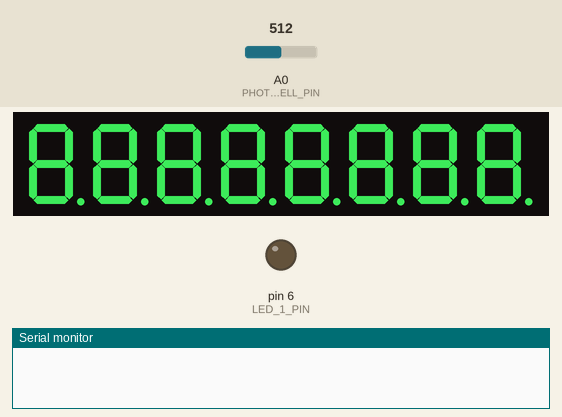
Simulated run of this sketch. Board: Arduino Uno, built with avr-gcc and run on an emulated ATmega328P. Parts: 8-digit seven-segment display, output pins drawn as LEDs (lit = HIGH), the last lines printed to the serial monitor. The test bench sets the inputs (shaded band); at power-on: A0 (PHOTO_CELL_PIN) = 512.

Above: at 0.71 s.
2.1 s: A0 (PHOTO_CELL_PIN) set to 152
4.4 s: A0 (PHOTO_CELL_PIN) set to 133
At 6.0 s:
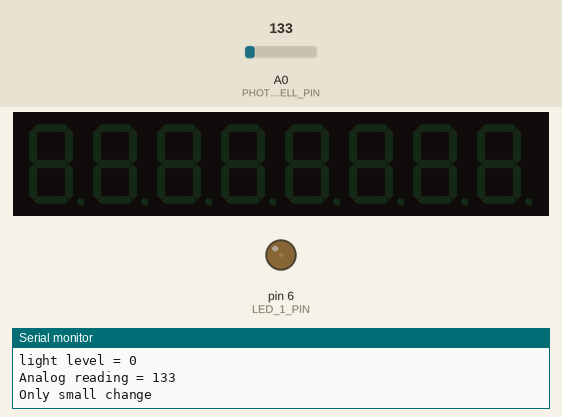
7.4 s: A0 (PHOTO_CELL_PIN) set to 511
At 8.7 s:
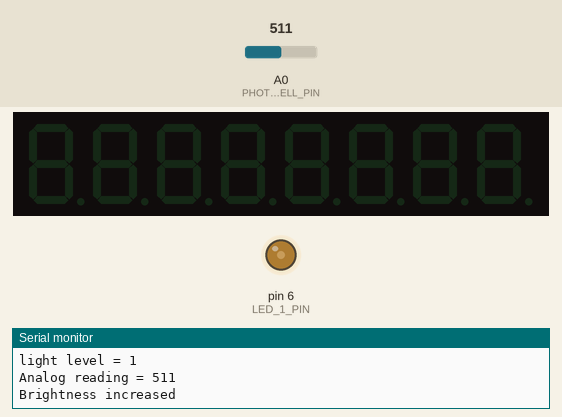
9.1 s: A0 (PHOTO_CELL_PIN) set to 340
12.1 s: A0 (PHOTO_CELL_PIN) set to 315
At 13.4 s:
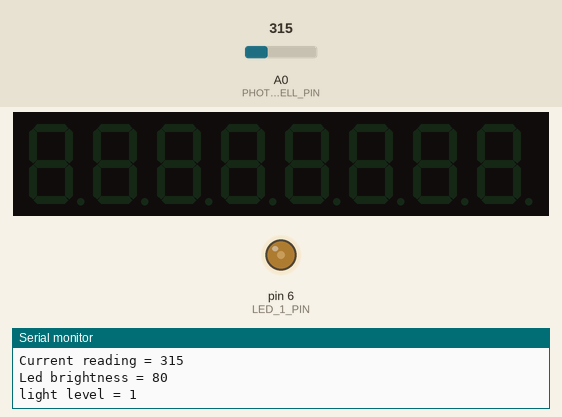
Timing chart, 0 to 14.7 s (numbered marks = the images above; inputs shaded):
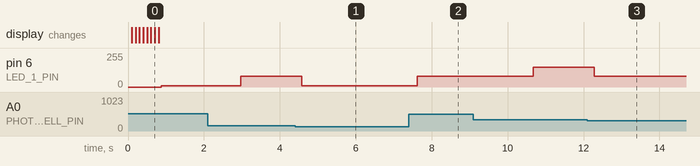

Measured:
- after the input at 4.4 s, pin 6 (LED_1_PIN): 80/255 → 10/255 after 0.17 s
- after the input at 7.4 s, pin 6 (LED_1_PIN): 10/255 → 80/255 after 0.22 s
- after the input at 12.1 s, pin 6 (LED_1_PIN): 150/255 → 80/255 after 0.18 s

The sketch:

DimLedWithPhotoResistor.ino
```cpp
/*
 Name:		DimLedWithPhotoResistor.ino
 Created:	6/5/2015 9:38:47 PM
 Author:	Micke
 */
#include <LedControl.h>
#include "MickesLedControl.h"

#define PHOTO_CELL_PIN 0
#define LED_1_PIN 6
#define LED_2_PIN 5

#define LEDCONTROL_DATA_PIN 12
#define LEDCONTROL_CLOCK_PIN 11
#define LEDCONTROL_CS_PIN 10

#define NUM_OF_LEDCONTROLS 1

//Analog Threshold values for brightness to change. In range between 0 and photocellValueMax
int lightThreshholds[3] = { 100, 300, 600 };
//Values to be returned from brightness control function. Must be one more than light Thresholds
int brightnessLevels[4] = { 10, 80, 150, 240 };
//How much under or over the sensor vale has to be to change light level
int thresholdSensitivity = 30;
//How much the currentPhotocell will increase or decrease at on time.
int photocellValueStepping = 10;
//The maximum that currentPhotcellValue will reach:
int photocellValueMax = 1023;
//How often the brightness update will occur.
long brightnessUpdateIntervall = 100;

int currentPhotocellReading = 0;
int currentLedBrightness = 0;
int photocellValue = 0;
byte lightLevel = 0;
long brightnessLevelTimer = 0;

int photocellReading;     // the analog reading from the sensor divider
int LEDbrightness;
int PWMCounter = 0;

int photoCreadMax = 0;
int photoCreadMin = 1023;

MickesLedControl MickeLC(LEDCONTROL_DATA_PIN, LEDCONTROL_CLOCK_PIN,
	LEDCONTROL_CS_PIN, NUM_OF_LEDCONTROLS);

void setup(void) {
	// We'll send debugging information via the Serial monitor
	Serial.begin(9600);
	//pinMode(LED_2_PIN, OUTPUT);

	MickeLC.initLedDisplay(0, 5);
	//lastPhotocellReading = analogRead(PHOTO_CELL_PIN);

}

void loop(void) {
	int steppedReading;
	//digitalWrite(LED_2_PIN, HIGH);
	photocellReading = analogRead(PHOTO_CELL_PIN);


	Serial.print("Analog reading = ");
	Serial.println(photocellReading);     // the raw analog reading

	steppedReading = setbrightnesslevel(photocellReading);

	Serial.print("Stepped reading = ");
	Serial.println(steppedReading);

	Serial.print("Current reading = ");
	Serial.println(currentPhotocellReading);


	// LED gets brighter the darker it is at the sensor
	// that means we have to -invert- the reading from 0-1023 back to 1023-0
	//photocellReading = 1023 - photocellReading;

	//steppedReading = 1023 - steppedReading;
	//now we have to map 0-1023 to 0-255 since thats the range analogWrite uses
	//LEDbrightness = map(photocellReading, 100, 800, 255, 0);

	LEDbrightness = steppedReading;

	Serial.print("Led brightness = ");
	Serial.println(LEDbrightness);
	analogWrite(LED_1_PIN, LEDbrightness);

	//Serial.print("PWM Counter = ");
	//Serial.println(PWMCounter);
	//analogWrite(LED_2_PIN, PWMCounter);

	Serial.print("light level = ");
	Serial.println(lightLevel);


	Serial.println();

	//delay(100);
}

int setbrightnesslevel(int newPhotocellReading)
{

	int nextLightThreshold;

	//Timer that controls how often brightness update will occur
	if (brightnessLevelTimer == 0)
	{
		//Update timer on first run
		brightnessLevelTimer = millis() + brightnessUpdateIntervall;
	}
	else if (brightnessLevelTimer > millis())
	{
		//not time yet for update
		return(brightnessLevels[lightLevel]);
	}

	//Check if brightess level has ony changed in range of stepping value.
	if (newPhotocellReading > currentPhotocellReading - photocellValueStepping && newPhotocellReading < currentPhotocellReading + photocellValueStepping)
	{
		Serial.println("Only small change");
		currentPhotocellReading = newPhotocellReading;
	}


	//Check if lightbrightness have increased.
	if (newPhotocellReading > currentPhotocellReading)
	{
		Serial.println("Brightness increased");
		//Increase the current photocell value
		currentPhotocellReading = currentPhotocellReading += photocellValueStepping;


		Serial.print("Next light threshold = ");
		Serial.println(nextLightThreshold);

		//Check if ligth level max reached or not
		if (lightLevel < sizeof(brightnessLevels))
		{
			//Check if lightthreshold value with threshold sesitivity is reached
			nextLightThreshold = lightThreshholds[lightLevel] + thresholdSensitivity;
			if (currentPhotocellReading > nextLightThreshold)
			{
				//Increase light level and retur ledBrightness
				lightLevel++;

			}
		}
	}
	//Check if lightbrightness have decreased.
	if (newPhotocellReading < currentPhotocellReading)
	{
		Serial.println("Brightness decreased");
		//Decrease the current photocell value
		currentPhotocellReading = currentPhotocellReading - photocellValueStepping;
		//Check that not max value is reached and if so decrease value to Max value again.

		//Check if ligth level min reached or not
		if (lightLevel > 0)
		{
			//Check if lightthreshold value with threshold sesitivity is reached
			nextLightThreshold = lightThreshholds[lightLevel] - thresholdSensitivity;
			if (currentPhotocellReading < nextLightThreshold)
			{
				//Decrease light level and retur ledBrightness
				lightLevel--;
			}
		}
	}
	//Update timer
	brightnessLevelTimer = millis() + brightnessUpdateIntervall;
	return(brightnessLevels[lightLevel]);

}
```

MickesLedControl.cpp
```cpp
//
//
//

#include "MickesLedControl.h"


MickesLedControl::MickesLedControl(int dataPin,int clkPin, int csPin, int numOfDev)
: LedControl(dataPin,clkPin,csPin,numOfDev)
{
	Serial.println(numOfDev);
}
void MickesLedControl::initLedDisplay(int addr,int displayIntensity)
{
	//Slå på displayen
	shutdown(addr,false);
	//Ställ ljusstyrkan
	setIntensity(addr,displayIntensity);
	//Rensa displayen
	clearDisplay(addr);

	//Kolla att allt är inkopplat som det ska genom att tända alla 8 segment.
	//En siffra i taget.
	for (int i;i<8;++i){
		setChar(addr,i,'8',true);
		delay(100);
	}

	//Rensa displayen igen
	clearDisplay(addr);
}

// void MickesLedControl::initLedDisplay()
// {
// 	int addr = 0;
// 	int displayIntensity = 5;
// 	//Slå på displayen
// 	shutdown(addr,false);
// 	//Ställ ljusstyrkan
// 	setIntensity(addr,displayIntensity);
// 	//Rensa displayen
// 	clearDisplay(addr);
//
// 	//Kolla att allt är inkopplat som det ska genom att tända alla 8 segment.
// 	//En siffra i taget.
// 	for (int i;i<8;++i){
// 		setChar(addr,i,'8',true);
// 		delay(100);
// 	}
//
// 	//Rensa displayen igen
// 	clearDisplay(addr);
// }

void MickesLedControl::showError(int addr,int startdigit)
{
	for (int i = startdigit;i < startdigit + 4;++i){
		setChar(addr,i,'-',false);
	}
}

//Skrver C
void MickesLedControl::setCelciusSign(int addr,int digit)
{
	//Skriver ut ett c tecken uppe i hörnet på det segment som valts.

	//Rensa bort eventuelt skräp på segmentet
	setChar(addr,digit,' ',false);
	//Skriv ut c tecknet i övre hörnet av segmentet.
	setLed(addr,digit,1,true); //Tänd segmentet Högst upp.
	setLed(addr,digit,6,true); //Tänd segmentet Uppe till vänster.
	setLed(addr,digit,7,true); //Tänd segmentet i mitten.
}

void MickesLedControl::showNo(int addr,int startdigit, int value)
{
	//Rensa siffrorna
	for (int i = startdigit;i<startdigit + 3;++i){
		setChar(addr,i,' ',false);
	}
	int digit = startdigit;
	//Skriv siffra
	setChar(addr,digit,char(value),false);
	//skriv o i nästa position
	++digit;
	setLed(addr,digit,7,true);
	setLed(addr,digit,4,true);
	setLed(addr,digit,3,true);
	setLed(addr,digit,5,true);
	setLed(addr,digit,0,true);
	++digit;
	//skriv n i nästa position
	setLed(addr,digit,7,true);
	setLed(addr,digit,3,true);
	setLed(addr,digit,5,true);

}

void MickesLedControl::showHi(int addr,int startdigit)
{
	//skriv några ' ' för att rensa displayen
	for (int i = 0;i<4;++i){
		setChar(addr,startdigit + i,' ',false);
	}

	//Skriv ett 'H'
	setChar(addr,startdigit + 2,'H',false);

	//Skriv ett 'I'
	setChar(addr,startdigit + 1,'1',false);

	//Skriv ett '!'
	setLed(addr,startdigit,2,true);
	setLed(addr,startdigit,0,true);
}

void MickesLedControl::showLo(int addr,int startdigit)
{
	//skriv några ' ' för att rensa displayen
	for (int i = 0;i<4;++i){
		setChar(addr,startdigit + i,' ',false);
	}

	//Skriv ett 'L'
	setLed(addr,startdigit +2,6,true);
	setLed(addr,startdigit +2,5,true);
	setLed(addr,startdigit +2,4,true);


	//Skriv ett 'o'
	setLed(addr,startdigit +1,7,true);
	setLed(addr,startdigit +1,4,true);
	setLed(addr,startdigit +1,3,true);
	setLed(addr,startdigit +1,5,true);


	//Skriv ett '!'
	setLed(addr,startdigit,2,true);
	setLed(addr,startdigit,0,true);

}
```

MickesLedControl.h
```cpp
// MickesLedControl.h
#include "LedControl.h"

#ifndef _MICKESLEDCONTROL_h
#define _MICKESLEDCONTROL_h

#if defined(ARDUINO) && ARDUINO >= 100
	#include "Arduino.h"
#else
	#include "WProgram.h"
#endif

class MickesLedControl : LedControl
{
 protected:


 public:
    /*
    * Create a new controller
    * Params :
    * dataPin		pin on the Arduino where data gets shifted out
    * clockPin		pin for the clock
    * csPin		pin for selecting the device
    * numDevices	maximum number of devices that can be controlled
    */
	MickesLedControl(int dataPin,int clkPin,int csPin, int numOfDev);


	/*
	* disables the shutdown (power saving) mode for the device
	* by setting it to false.
	* Sets the brightness of the display.
	* Switches all Leds on the display off.
	* Runs a test where all segments is turned on
	* one by on from digit 0 to 7
	* Params:
	* addr		the address of the display to control
	* intensity	the brightness of the display. (0..15)
*/
	void initLedDisplay(int addr,int DisplayIntensity=5);
	void initLedDisplay();

	/*
    * Display a small 'c' character in upper part
	* on a 7-Segment display.
    * Params:
    * addr	address of the display
    * digit	the position of the character on the display (0..7)
    */
	void setCelciusSign(int addr,int digit);


	void setTemperatureDigit(int addr,int digit, char value, boolean dp){
		setChar(addr,digit,value,dp);
	}

	void showError(int addr,int startdigit);

	void showNo(int addr, int startdigit, int value);

	void showHi(int addr, int startdigit);
	void showLo(int addr, int startdigit);

};

//extern MickesLedControl MickesLedControl;

#endif
```
